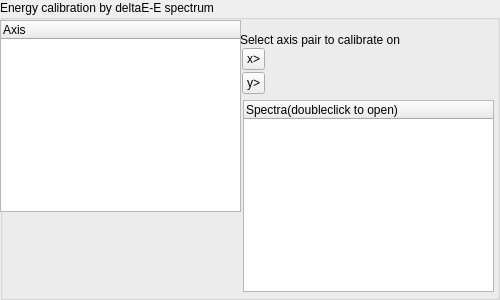
<?xml version="1.0" encoding="UTF-8"?>
<ui version="4.0">
 <class>ECalView</class>
 <widget class="QGroupBox" name="ECalView">
  <property name="geometry">
   <rect>
    <x>0</x>
    <y>0</y>
    <width>500</width>
    <height>300</height>
   </rect>
  </property>
  <property name="windowTitle">
   <string>GroupBox</string>
  </property>
  <property name="title">
   <string>Energy calibration by deltaE-E spectrum</string>
  </property>
  <widget class="QTreeWidget" name="axtree">
   <property name="geometry">
    <rect>
     <x>0</x>
     <y>20</y>
     <width>241</width>
     <height>192</height>
    </rect>
   </property>
   <column>
    <property name="text">
     <string>Axis</string>
    </property>
   </column>
  </widget>
  <widget class="QToolButton" name="xbut">
   <property name="geometry">
    <rect>
     <x>242</x>
     <y>48</y>
     <width>23</width>
     <height>22</height>
    </rect>
   </property>
   <property name="text">
    <string>x&gt;</string>
   </property>
  </widget>
  <widget class="QToolButton" name="ybut">
   <property name="geometry">
    <rect>
     <x>242</x>
     <y>72</y>
     <width>23</width>
     <height>22</height>
    </rect>
   </property>
   <property name="text">
    <string>y&gt;</string>
   </property>
  </widget>
  <widget class="QLabel" name="xlabel">
   <property name="geometry">
    <rect>
     <x>280</x>
     <y>50</y>
     <width>141</width>
     <height>16</height>
    </rect>
   </property>
   <property name="text">
    <string/>
   </property>
  </widget>
  <widget class="QLabel" name="ylabel">
   <property name="geometry">
    <rect>
     <x>280</x>
     <y>70</y>
     <width>141</width>
     <height>21</height>
    </rect>
   </property>
   <property name="text">
    <string/>
   </property>
  </widget>
  <widget class="QTreeWidget" name="treeWidget">
   <property name="geometry">
    <rect>
     <x>243</x>
     <y>100</y>
     <width>251</width>
     <height>192</height>
    </rect>
   </property>
   <column>
    <property name="text">
     <string>Spectra(doubleclick to open)</string>
    </property>
   </column>
  </widget>
  <widget class="QLabel" name="label">
   <property name="geometry">
    <rect>
     <x>240</x>
     <y>30</y>
     <width>191</width>
     <height>20</height>
    </rect>
   </property>
   <property name="text">
    <string>Select axis pair to calibrate on</string>
   </property>
  </widget>
 </widget>
 <resources/>
 <connections/>
</ui>
